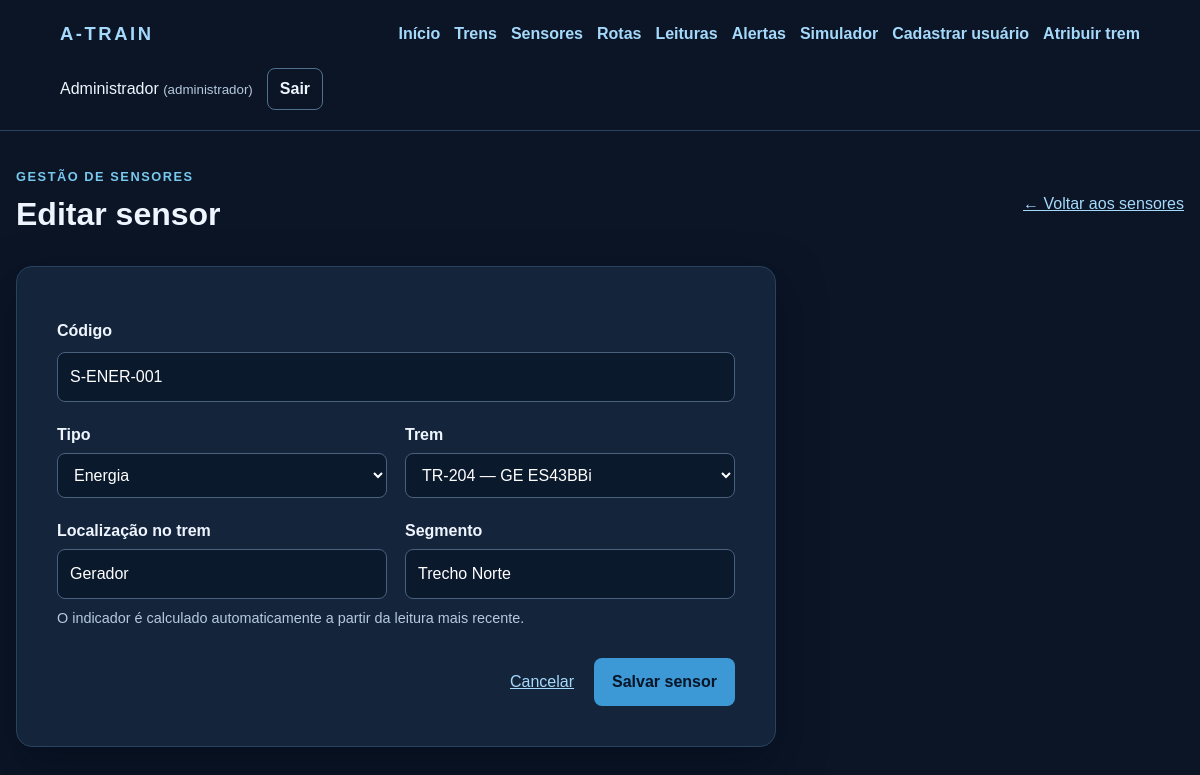
Screenshot of /sensores_form.php?id=2 (signed in) with the database file from the repository.
### tables this page shows
CREATE TABLE sensores (
    id_sensor INT UNSIGNED NOT NULL AUTO_INCREMENT PRIMARY KEY,
    id_trem INT UNSIGNED NOT NULL,
    codigo VARCHAR(20) NOT NULL UNIQUE,
    tipo ENUM('temperatura', 'velocidade', 'energia', 'localizacao') NOT NULL,
    localizacao VARCHAR(80) NOT NULL,
    segmento VARCHAR(80) NOT NULL,
    INDEX idx_sensores_tipo (tipo),
    INDEX idx_sensores_trem_tipo (id_trem, tipo),
    CONSTRAINT chk_sensores_codigo CHECK (codigo REGEXP '^S-(TEMP|VELO|ENER|LOCA)-[0-9]{3}$'),
    CONSTRAINT fk_sensores_trens FOREIGN KEY (id_trem) REFERENCES trens (id_trem) ON DELETE RESTRICT
);

CREATE TABLE trens (
    id_trem INT UNSIGNED NOT NULL AUTO_INCREMENT PRIMARY KEY,
    prefixo VARCHAR(6) NOT NULL UNIQUE,
    modelo VARCHAR(120) NOT NULL,
    ano SMALLINT UNSIGNED NOT NULL,
    status ENUM('normal', 'atencao', 'critico') NOT NULL DEFAULT 'normal',
    capacidade_toneladas DECIMAL(8,2) NOT NULL,
    ultima_inspecao DATE NULL,
    CONSTRAINT chk_trens_ano CHECK (ano BETWEEN 1900 AND 2100),
    CONSTRAINT chk_trens_capacidade CHECK (capacidade_toneladas > 0)
);

### includes/seguranca.php (called while the page is built, shortened)
<?php
function escapar(?string $valor): string
{
    return htmlspecialchars($valor ?? '', ENT_QUOTES | ENT_SUBSTITUTE, 'UTF-8');
}

### includes/sensores_dados.php (called while the page is built, shortened)
<?php
function tiposSensor(): array
{
    return ['temperatura'=>'Temperatura', 'velocidade'=>'Velocidade', 'energia'=>'Energia', 'localizacao'=>'Localização'];
}

### sensores_form.php (the view, shortened to what this page needs)
<?php
require __DIR__ . '/includes/seguranca.php';
require __DIR__ . '/includes/sensores_dados.php';
require __DIR__ . '/config/conexao.php';
$id = filter_var($_GET['id'] ?? ($_POST['id_sensor'] ?? null), FILTER_VALIDATE_INT, ['options' => ['min_range' => 1]]) ?: null;
$dados = ['id_trem'=>'', 'codigo'=>'', 'tipo'=>'temperatura', 'localizacao'=>'', 'segmento'=>''];
$trens = $conexao->query('SELECT id_trem, prefixo, modelo FROM trens ORDER BY prefixo')->fetch_all(MYSQLI_ASSOC);
if ($id && $_SERVER['REQUEST_METHOD'] !== 'POST') {
    $consulta = $conexao->prepare('SELECT id_trem, codigo, tipo, localizacao, segmento FROM sensores WHERE id_sensor = ?');
    $consulta->bind_param('i', $id); $consulta->execute();
    $registro = $consulta->get_result()->fetch_assoc(); $consulta->close();
    foreach ($dados as $campo=>$_) { $dados[$campo] = (string) $registro[$campo]; }
}
?>
<!doctype html><html lang="pt-BR"><head><link rel="stylesheet" href="assets/css/estilo.css"></head><body>
<?php require __DIR__ . '/includes/cabecalho.php'; ?>
<main class="pagina"><div class="titulo-pagina"><div><p class="sobretitulo">Gestão de sensores</p><h1><?= $id ? 'Editar sensor' : 'Cadastrar sensor' ?></h1></div><a href="sensores.php">← Voltar aos sensores</a></div>
<form class="cartao formulario" method="post"><input type="hidden" name="csrf" value="<?= escapar(tokenCsrf()) ?>"><input type="hidden" name="id_sensor" value="<?= $id ? (int) $id : '' ?>">
<label for="codigo">Código</label><input id="codigo" name="codigo" maxlength="20" placeholder="S-TEMP-001" value="<?= escapar($dados['codigo']) ?>" required>
<div class="grade-form"><div><label for="tipo">Tipo</label><select id="tipo" name="tipo" required><?php foreach (tiposSensor() as $valor=>$rotulo): ?><option value="<?= $valor ?>" <?= $dados['tipo'] === $valor ? 'selected' : '' ?>><?= $rotulo ?></option><?php endforeach; ?></select></div><div><label for="id_trem">Trem</label><select id="id_trem" name="id_trem" required><option value="">Selecione um trem</option><?php foreach ($trens as $trem): ?><option value="<?= (int) $trem['id_trem'] ?>" <?= $dados['id_trem'] === (string) $trem['id_trem'] ? 'selected' : '' ?>><?= escapar($trem['prefixo'] . ' — ' . $trem['modelo']) ?></option><?php endforeach; ?></select></div></div>
<div class="grade-form"><div><label for="localizacao">Localização no trem</label><input id="localizacao" name="localizacao" maxlength="80" placeholder="Ex.: motor" value="<?= escapar($dados['localizacao']) ?>" required></div><div><label for="segmento">Segmento</label><input id="segmento" name="segmento" maxlength="80" placeholder="Ex.: trecho Norte" value="<?= escapar($dados['segmento']) ?>" required></div></div>
<p class="ajuda">O indicador é calculado automaticamente a partir da leitura mais recente.</p>
<div class="acoes"><a href="sensores.php">Cancelar</a><button type="submit">Salvar sensor</button></div></form></main></body></html>

### assets/css/estilo.css (style rules this page uses)
* { box-sizing: border-box; }
body { margin: 0; min-height: 100vh; background: #0b1526; color: #eff5ff; font: 16px/1.5 Arial, sans-serif; }
.cartao { background: #14243b; border: 1px solid #29435e; border-radius: 16px; box-shadow: 0 18px 45px #020a1780; padding: clamp(24px, 5vw, 40px); }
h1 { margin: 20px 0 4px; font-size: clamp(1.6rem, 4vw, 2rem); }
form { display: grid; gap: 9px; }
label { margin-top: 12px; font-weight: 600; }
input, select { width: 100%; background: #0b192d; color: #fff; border: 1px solid #49617d; border-radius: 8px; padding: 12px; font: inherit; }
button, .botao-link { display: inline-block; margin-top: 20px; background: #3d98d6; color: #071527; border: 0; border-radius: 8px; padding: 12px 18px; font: inherit; font-weight: 700; text-align: center; text-decoration: none; cursor: pointer; }
.pagina { width: min(100% - 32px, 1200px); margin: 36px auto 72px; }
.titulo-pagina { display: flex; justify-content: space-between; align-items: center; flex-wrap: wrap; gap: 18px; margin-bottom: 24px; }
.titulo-pagina h1 { margin: 4px 0; }
.titulo-pagina a:not(.botao-link), .acoes a, .acoes-tabela a { color: #a5d9fb; }
.sobretitulo { margin: 0; color: #78c9ee; font-size: .8rem; text-transform: uppercase; letter-spacing: .12em; font-weight: 700; }
.formulario { max-width: 760px; }
.grade-form { display: grid; grid-template-columns: repeat(2, minmax(0, 1fr)); gap: 18px; }
.grade-form label { display: block; margin-bottom: 6px; }
.acoes { display: flex; justify-content: flex-end; align-items: center; gap: 20px; margin-top: 20px; }
.acoes button { margin: 0; }
.ajuda { margin: 0; color: #b6c9de; font-size: .9rem; }

### rows the page displays
sensores: codigo "S-ENER-001", tipo "Energia", id_trem "TR-204 — GE ES43BBi", localizacao "Gerador", segmento "Trecho Norte"

### other values shown
escapar($_SESSION['nome'] ?? $_SESSION['login']) "Administrador"
escapar($_SESSION['papel']) "administrador"
